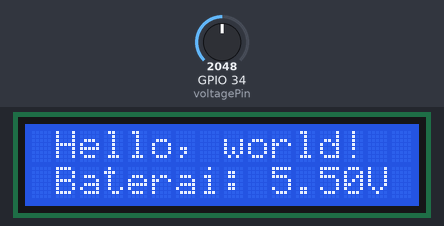
Bench run of a sketch on a simulated ESP32. On the bench: 16×2 character LCD. The inputs (shaded band) are chosen by the test bench; at power-on: GPIO 34 (voltagePin) = 2048. What the sketch prints to the serial monitor is not drawn.

Above: at 2.7 s.
2.8 s: GPIO 34 (voltagePin) set to 2866
At 4.6 s:
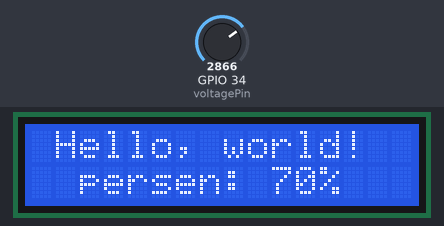
5.6 s: GPIO 34 (voltagePin) set to 3603
At 7.5 s:
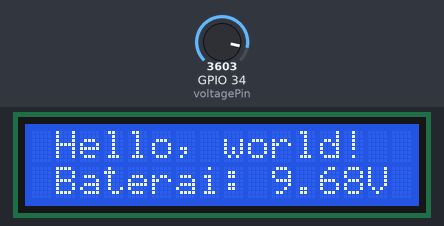
8.6 s: GPIO 34 (voltagePin) set to 4095
At 10.8 s:
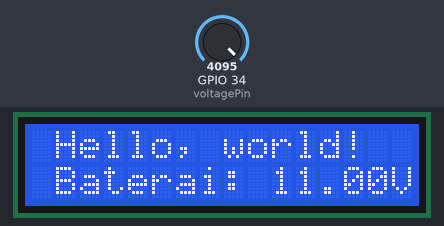
Timing chart, 0 to 12.3 s (numbered marks = the images above; inputs shaded):
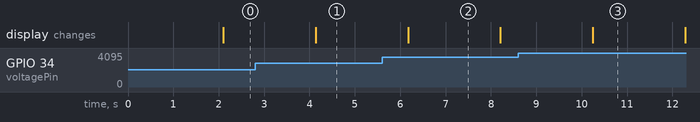

Measured:
- after the input at 2.8 s, the display: changes after 1.3 s (image 1)
- after the input at 5.6 s, the display: changes after 0.57 s (image 2)
- after the input at 8.6 s, the display: changes after 1.6 s (image 3)
- what the display in image 2 shows lasts 2.0 s, from 6.2 s to 8.2 s

The sketch:

Tool_Voltage_ESP32.ino
```cpp
#include <Wire.h>
#include <LiquidCrystal_I2C.h>
LiquidCrystal_I2C lcd(0x27, 16, 2);

const int voltagePin = 34; // ADC pin on ESP32
const float voltageDividerFactor = 47.0 / (100.0 + 47.0);
const float calibrationFactor = 1.066; // Adjust this for better accuracy if needed

const float minVoltage = 6.0; // Minimum voltage for 0%
const float maxVoltage = 8.4; // Maximum voltage for 1

unsigned long previousMillis = 0;
const long interval = 2000; // 2 seconds interval
bool showVoltage = true;

void setup() {
  Serial.begin(115200);
  lcd.begin();
  lcd.backlight();
}

void loop() {
  // Calculate elapsed time
  unsigned long currentMillis = millis();

  // Read voltage from the battery
  float vOut = (analogRead(voltagePin) / 4095.0) * 3.3; // 12-bit ADC, 3.3V reference
  float batteryVoltage = (vOut / voltageDividerFactor) * calibrationFactor;

  // Calculate battery percentage
  float batteryPercentage = (batteryVoltage - minVoltage) / (maxVoltage - minVoltage) * 100;

  // Clamp the percentage between 0% and 100%
  batteryPercentage = constrain(batteryPercentage, 0, 100);

  // Print to Serial Monitor
  Serial.print("Battery Voltage: ");
  Serial.print(batteryVoltage, 2); // Print with 2 decimal places
  Serial.print(" V, Percentage: ");
  Serial.print(batteryPercentage, 0); // Print without decimals
  Serial.println(" %");

  // Check if it's time to update the display
  if (currentMillis - previousMillis >= interval) {
    previousMillis = currentMillis;

    lcd.clear();

    if (showVoltage) {
      // Display battery voltage
      lcd.setCursor(1, 0);
      lcd.print("Hello, world!");
      lcd.setCursor(1, 1);
      lcd.print("Baterai: ");
      lcd.print(batteryVoltage, 2);
      lcd.print("V");
    } else {
      // Display battery percentage
      lcd.setCursor(1, 0);
      lcd.print("Hello, world!");
      lcd.setCursor(2, 1);
      lcd.print("persen: ");
      lcd.print((int)batteryPercentage); // Cast to int for whole number
      lcd.print("%");
    }

    // Toggle the display mode
    showVoltage = !showVoltage;
  }

  delay(100); // Reduce flickering and CPU usage
}

//------------------------------------------------V1.0---------------------------------------------//
//#include <Wire.h>
//#include <LiquidCrystal_I2C.h>
//LiquidCrystal_I2C lcd(0x27, 16, 2);
//
//const int voltagePin = 34; // ADC pin on ESP32
//const float voltageDividerFactor = 47.0 / (100.0 + 47.0);
//const float calibrationFactor = 1.066; // Adjust this for better accuracy if needed
//
//
//void setup() {
//  Serial.begin(115200);
//  lcd.begin();
//  lcd.backlight();
//}
//
//void loop() {
//  float vOut = (analogRead(voltagePin) / 4095.0) * 3.3; // 12-bit ADC, 3.3V reference
//  float batteryVoltage = (vOut / voltageDividerFactor) * calibrationFactor;
//
//  Serial.print("Battery Voltage: ");
//  Serial.print(batteryVoltage, 2); // Print with 2 decimal places
//  Serial.println(" V");
//
//  lcd.setCursor(1, 0);
//  lcd.print("Hello, world!");
//  lcd.setCursor(1, 1);
//  lcd.print("Baterai: ");
//  lcd.print(batteryVoltage);
//  lcd.print("V");
//
//  delay(500); // Update every second
//}
```
